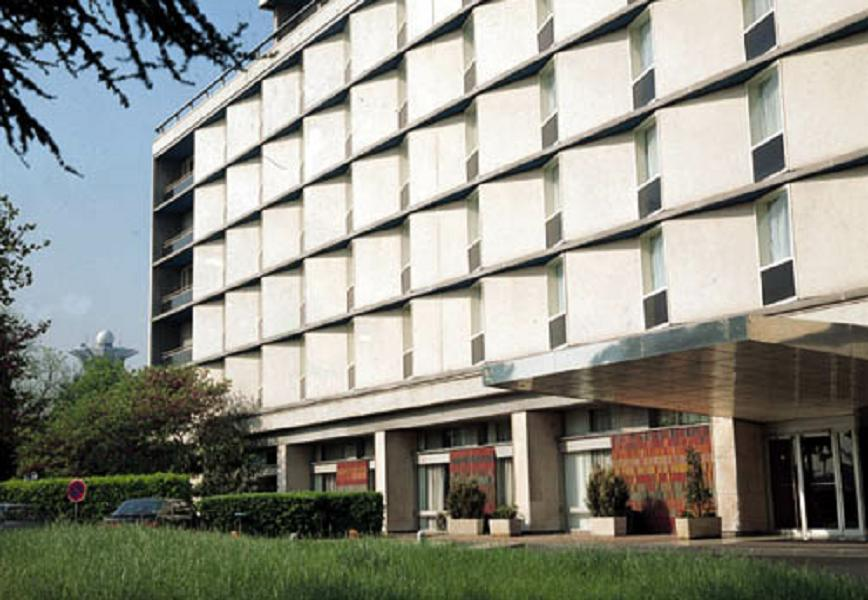
#> input picture cv1/img.jpg, 868 x 600 px
$ python 4.py
#> lines starting #> are read from the running program, lines starting #| are printed output that depends on the picture
#> further down, img is the input picture: shape (600, 868, 3); mean R, G, B 142.9, 143.6, 133.7
import numpy as np
import matplotlib.pyplot as plt


def zero(img, r):
#> called with r = 100
    h, w = img.shape[:2]
#> h = 600; w = 868
    out = np.zeros((h + 2 * r, w + 2 * r) + img.shape[2:], img.dtype)
    out[r:r + h, r:r + w] = img
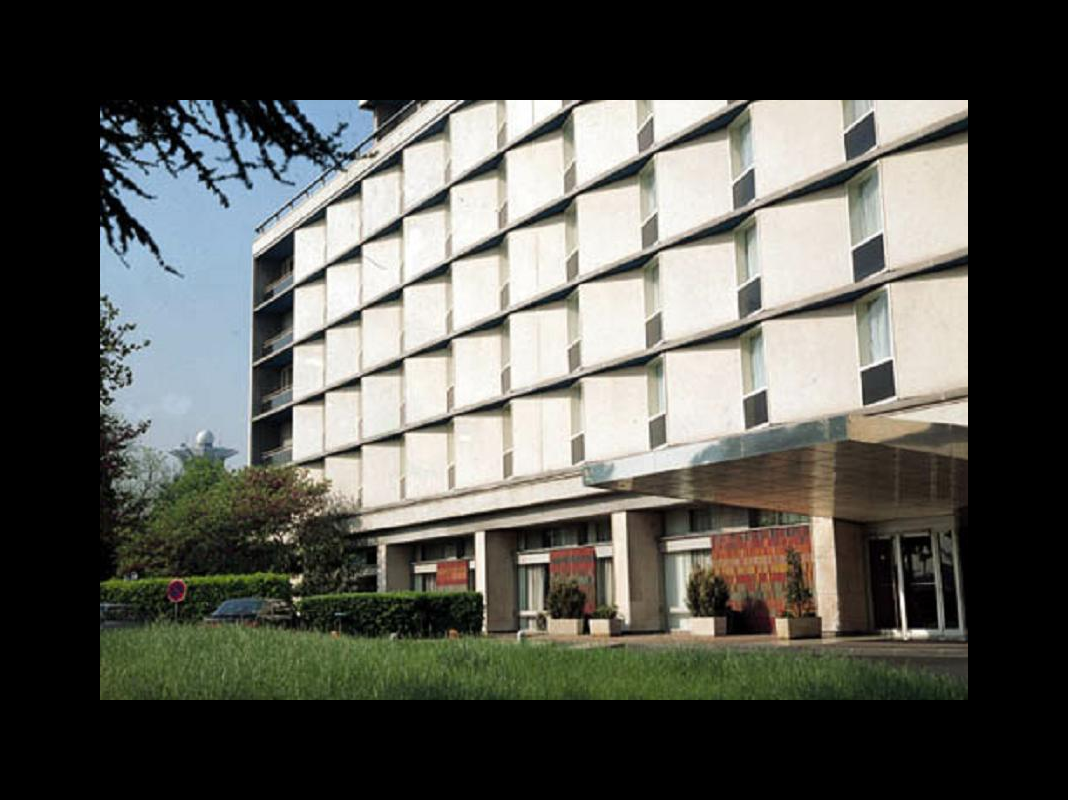
#> out: shape (800, 1068, 3); mean R, G, B 87.1, 87.5, 81.5
    return out


def edge(img, r):
#> called with r = 100
    h, w = img.shape[:2]
#> h = 600; w = 868
    y = np.clip(np.arange(-r, h + r), 0, h - 1)
#> y = 800 values from 0 to 599
    x = np.clip(np.arange(-r, w + r), 0, w - 1)
#> x = 1068 values from 0 to 867
    return img[y][:, x]
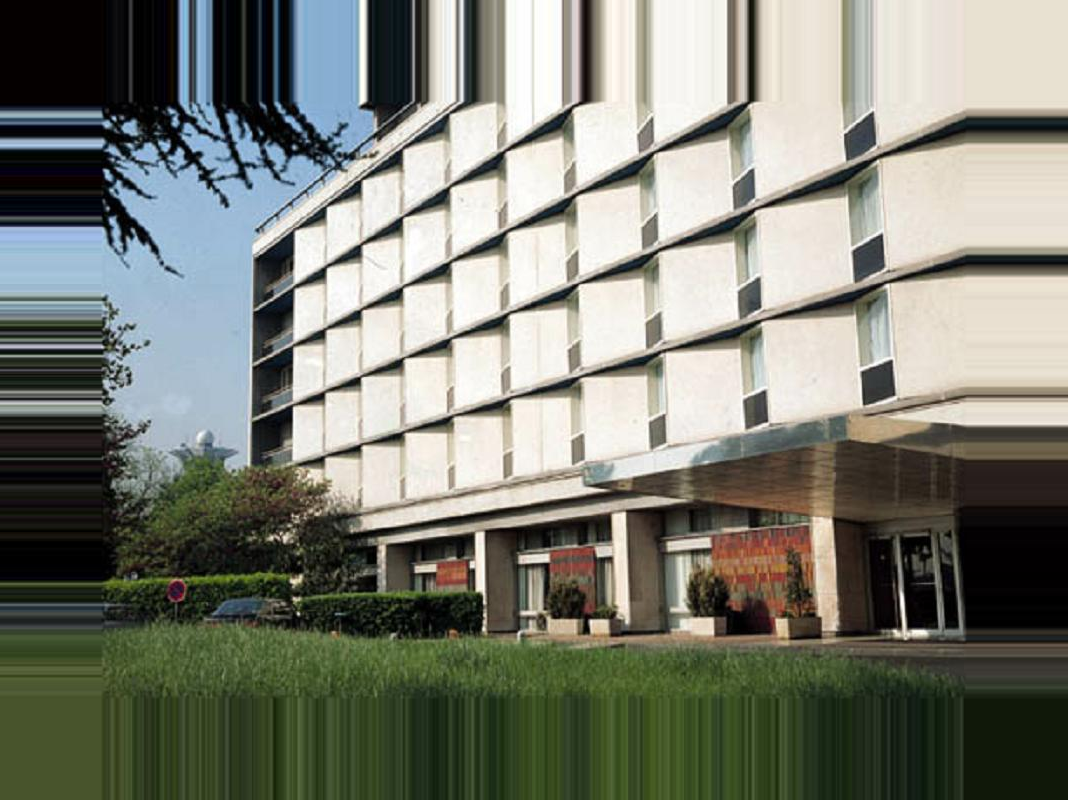
#> returned value: shape (800, 1068, 3); mean of channels 0, 1, 2 123.5, 126.1, 115.1; drawn as R, G, B


img = plt.imread("img.jpg")
figure, axes = plt.subplots(1, 3, figsize=(15, 5))
axes[0].imshow(img)
axes[0].set_title("original")
axes[1].imshow(zero(img, 100))
axes[1].set_title("zero padding")
axes[2].imshow(edge(img, 100))
axes[2].set_title("edge padding")
plt.tight_layout()
plt.savefig("4.png")
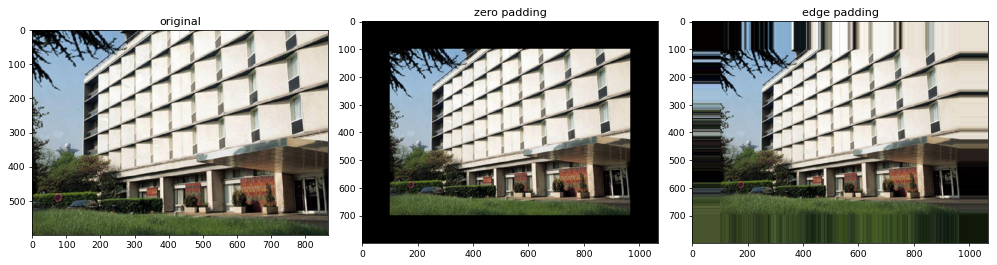
#> figure drawn by matplotlib, 3 panels
plt.show()

$ run again, with cv1/task1.png saved as cv1/img.jpg
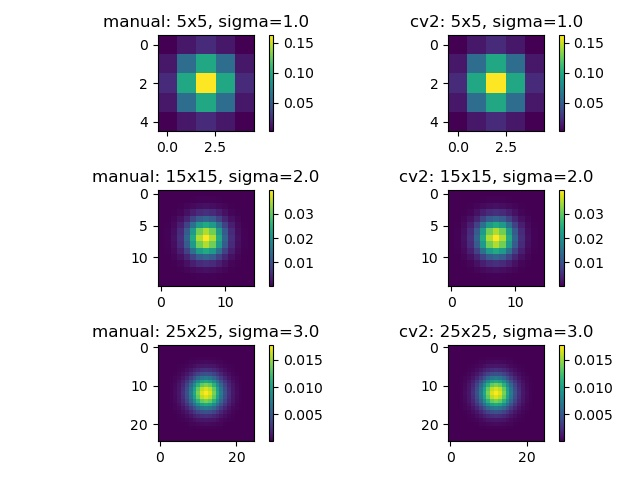
#> input picture cv1/task1.png, 640 x 480 px
#> img is the input picture: shape (480, 640, 3); mean R, G, B 212.3, 208.3, 218.1
#> in edge, `return img[y][:, x]`:
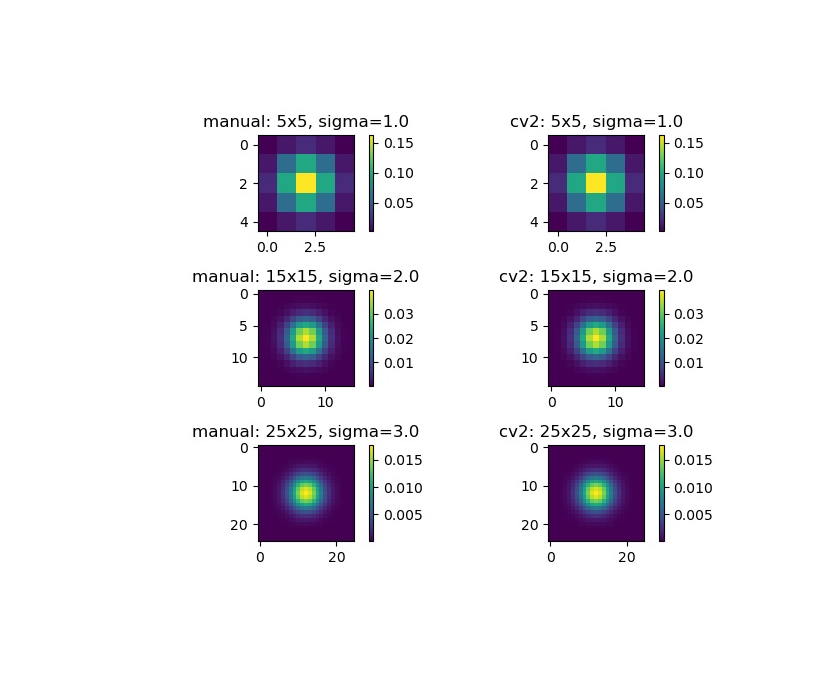
#> returned value: shape (680, 840, 3); mean of channels 0, 1, 2 232, 229.9, 235.2; drawn as R, G, B
#> `plt.savefig("4.png")`:
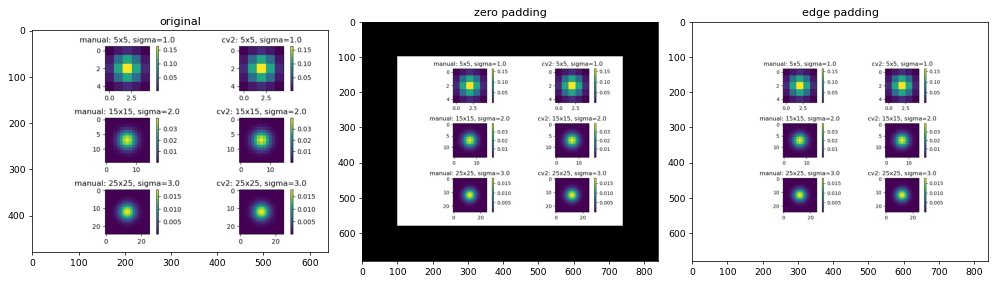
#> figure drawn by matplotlib, 3 panels
